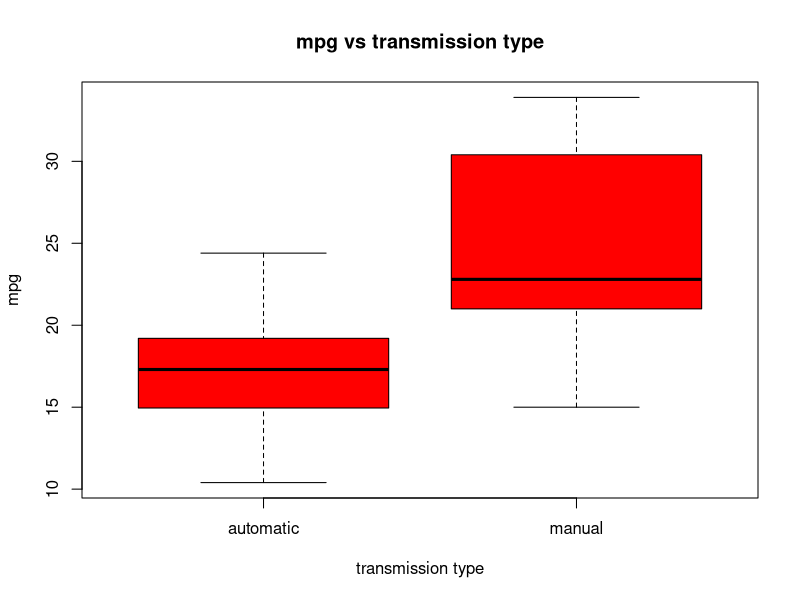
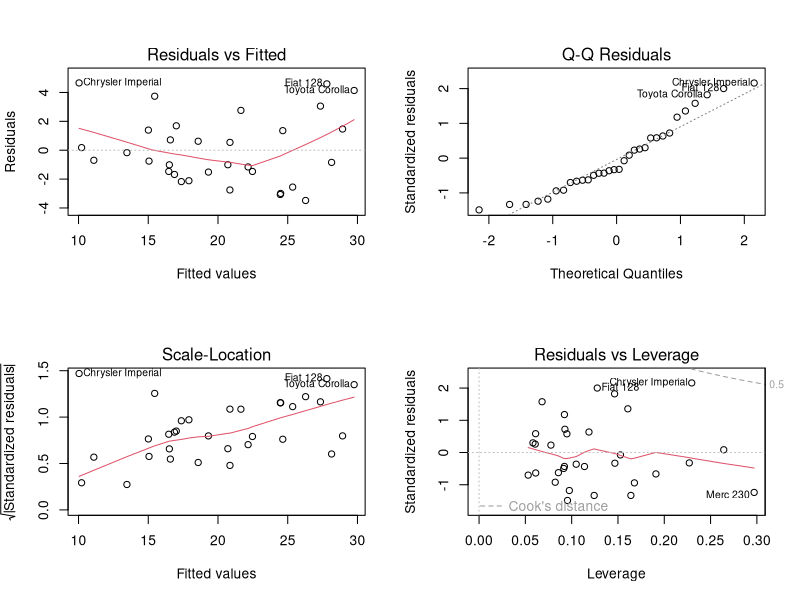
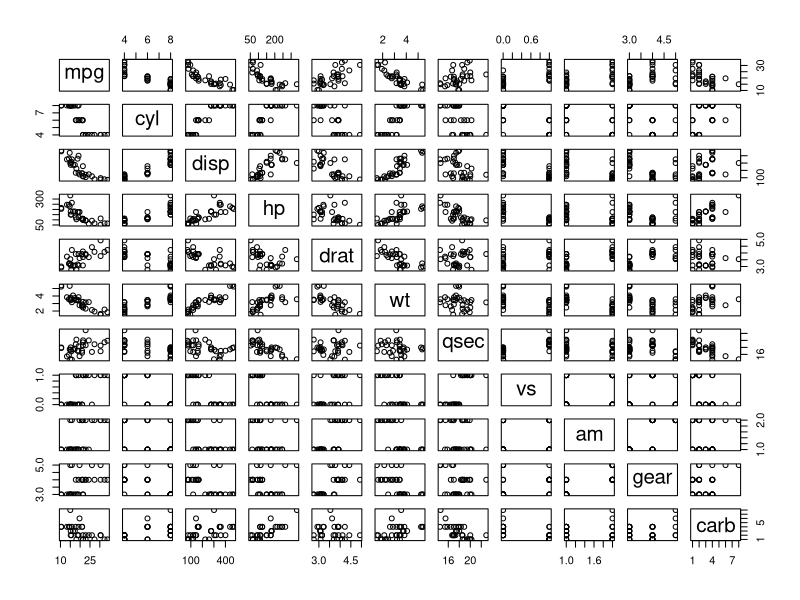

Write R code to recreate these figures, in order.
## ---- chunk 1
data("mtcars")
## ---- chunk 2
cor(mtcars$mpg,mtcars)
## ---- chunk 3
mtcars$am <- as.factor(mtcars$am)
levels(mtcars$am) <-c("automatic", "manual")
## ---- chunk 4
t.test(mtcars$mpg~mtcars$am,conf.level=0.95)
## ---- chunk 5
allmodel = lm(mpg ~ ., data = mtcars)
bestmodel = step(allmodel, direction = "backward",trace=0)
summary(bestmodel)
## ---- chunk 6
boxplot(mtcars$mpg ~ mtcars$am, data = mtcars,
        outpch = 19, ylab="mpg",
        xlab="transmission type",main="mpg vs transmission type", col="red")
## ---- chunk 7
par(mfrow=c(2,2))    
plot(bestmodel)
## ---- chunk 8
pairs(mpg~.,data=mtcars)
